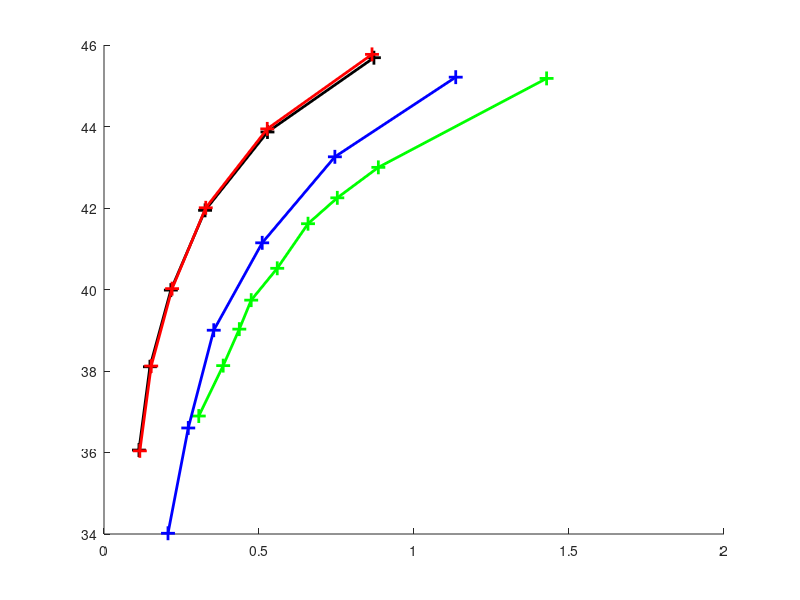

Here is the MATLAB script that generated this plot:
% load foreman_16.mat
% PSNR_mean_16=PSNR_mean;
% BR_mean_16=BR_mean;
% load foreman.mat
% BR_still_o=BR_still;
% PSNR_still_o=PSNR_still;
% BR_mean_o=BR_mean;
% PSNR_mean_o=PSNR_mean;
% load foreman_8.mat
load ele.mat
PSNR_mean_o=PSNR_mean;
BR_mean_o=BR_mean;
load ele_8.mat
BR_still_8=BR_still;
PSNR_still_8=PSNR_still;
BR_mean_8=BR_mean;
PSNR_mean_8=PSNR_mean;
load ele_16_haf.mat
BR_mean_16_haf=BR_mean;
PSNR_mean_16_haf=PSNR_mean;
load ele_16_h.mat
BR_mean_16_h=BR_mean;
PSNR_mean_16_h=PSNR_mean;
BR_still_16_h=BR_still;
PSNR_still_16_h=PSNR_still;
load ele_16.mat
figure('units','normalized','outerposition',[0 0 1 1])
hold on
plot(BR_mean,PSNR_mean,'black+-','MarkerSize',10,'LineWidth',2);
%plot(BR_still,PSNR_still,'r+-','MarkerSize',10,'LineWidth',2);
plot(BR_mean_o,PSNR_mean_o,'green+-','MarkerSize',10,'LineWidth',2);
plot(BR_mean_16_haf,PSNR_mean_16_haf,'r+-','MarkerSize',10,'LineWidth',2);
plot(BR_mean_8,PSNR_mean_8,'b+-','MarkerSize',10,'LineWidth',2);
%plot(BR_mean_16_haf,PSNR_mean_16_haf,'y+-','MarkerSize',10,'LineWidth',2)